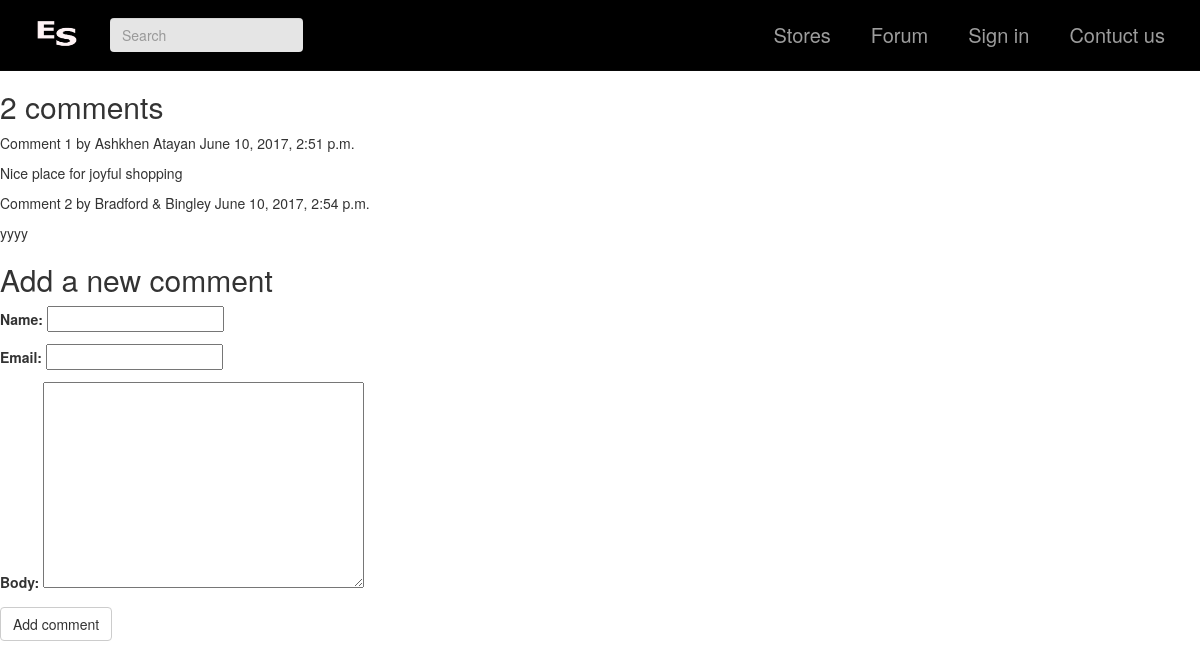
The app's page /stores/1, older data.
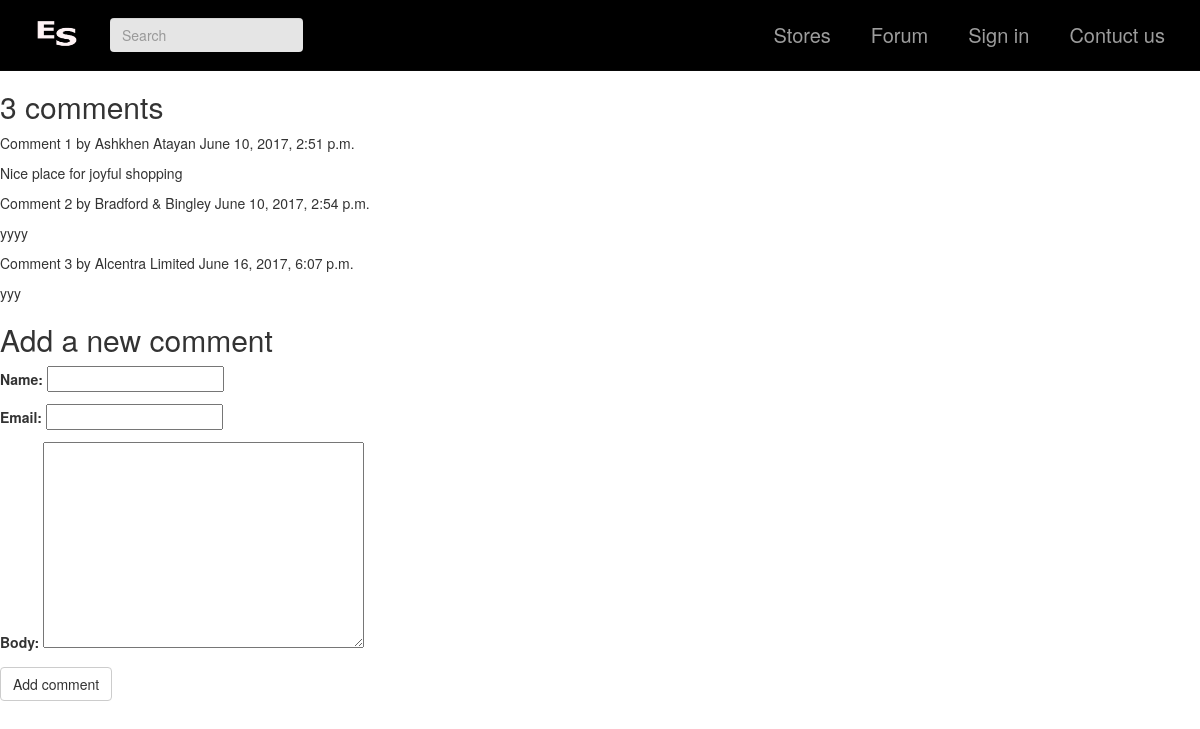
The same page, newer data.
### shop/models.py (models this page shows, shortened)
class Comment(models.Model):
    store = models.ForeignKey(Store, related_name='comments')
    name = models.CharField(max_length=80)
    email = models.EmailField()
    body = models.TextField()
    created = models.DateTimeField(auto_now=True)
    updated = models.DateTimeField(auto_now=True)
    active = models.BooleanField(default=True)
    class Meta:
        ordering = ('created',)

### shop/views.py (the view)
# urls.py: url(r'^stores/(?P<store_id>[1-9]+)$', views.store_detail, name='comments')
def store_detail(request, store_id):
    store = get_object_or_404(Store, id=store_id)
    comments = store.comments.filter(active=True)
    if request.method == 'POST':
        comment_form = CommentForm(data=request.POST)
        if comment_form.is_valid():
            new_comment = comment_form.save(commit=False)
            new_comment.store = store
            new_comment.save()
            return redirect('comments', store_id=store.id)
    else:
        comment_form = CommentForm()
        return render(request, 'shop/detail.html', {'store': store, 'comments': comments, 'comment_form': comment_form})

### shop/forms.py
class CommentForm(forms.ModelForm):
    class Meta:
         model = Comment
         fields = ('name', 'email', 'body')

### shop/templates/shop/detail.html (shortened to what this page needs)
{%extends 'shop/base.html'%}
{%block content%}
    <div comment-blog style="padding-top: 70px; padding-left: 0px; padding-right: 0px">
{% with comments.count as total_comments %}
    <h2>
    {{ total_comments }} comment{{ total_comments|pluralize }}
    </h2>
{% endwith %}
{% for comment in comments %}
    <div class="comment">
    <p class="info">
    Comment {{ forloop.counter }} by {{ comment.name }} {{ comment.created }}
    </p>
    {{ comment.body|linebreaks }}
    </div>
{% empty %}
    <p>There are no comments yet.</p>
{% endfor %}
{% if new_comment %}
    <h2>Your comment has been added.</h2>
{% else %}
    <h2>Add a new comment</h2>
    <form action="#" method="Post" class="post-form">
    {{ comment_form.as_p }}
    <button type="submit" class="save btn btn-default" >Add comment</button>
    </form>
{% endif %}
    </div>
{% endblock %}

### shop/templates/shop/base.html (shortened to what this page needs)
{%load staticfiles%}
<!DOCTYPE html>
<html lang="en">
<head>
    <link rel="shortcut icon" href={% static "shop/img/logo.png"%}
    <link href="https://maxcdn.bootstrapcdn.com/bootstrap/3.3.7/css/bootstrap.min.css" rel="stylesheet">
    <link rel="stylesheet" type="text/css" href="{% static "shop/css/font-awesome.min.css"%}">
    <link rel="stylesheet" type="text/css" href="{% static "shop/css/bootstrap.min.css"%}">
    <link rel="stylesheet" type="text/css" href="{% static "shop/css/imagehover.min.css"%}">
    <link rel="stylesheet" type="text/css" href="{% static "shop/css/style.css"%}">
    <link rel="stylesheet" href="//maxcdn.bootstrapcdn.com/bootstrap/3.2.0/css/bootstrap.min.css">
  </head>
<body >
    <nav class="navbar navbar-inverse navbar-fixed-top" style="background: black">
      <div class="container">
        <div class="navbar-header">
            <a class="navbar-brand" href="{% url 'home' %}">
                <img id="logo"  src="{%  static 'shop/img/logo.png'%}" width="50" height="35">
            </a>
            <form class="navbar-form navbar-left" role="search" method="get" action="{% url "store_search" %}">
                <div class="form-group">
                    <input type="text" class="form-control"  name="q"  placeholder="Search"  value="{{ request.GET.q }}" style="margin-top: 10px; background-color: #e5e5e5 ; border: none">
                </div>
             </form>
        </div>
        <div class="collapse navbar-collapse" id="myNavbar">
            <ul class="nav navbar-nav navbar-right">
                <li><a href="{% url "store_list" %}">Stores</a></li>
                <li><a href="#forum">Forum</a></li>
                <li><a href="#" data-target="#login" data-toggle="modal">Sign in</a></li>
                <li><a href="{% url 'home' %}#footer">Contuct us</a></li>
            </ul>
        </div>
      </div>
    </nav>
{% block content %}
{% endblock %}
 </body>
</html>

### shop/static/shop/css/style.css (style rules this page uses)
body { font-size: 15px; line-height: 1.52; color: #717f86; font-size: 16px; font-family: 'Open Sans', sans-serif; font-weight: 400; }
ol, ul { list-style: none; }
.navbar-nav > li > a { padding: 0px; margin: 10px 5px; padding: 10px 15px; }
.navbar { margin-bottom: 0px; }
.btn { padding: 10px 20px; }
#myNavbar { font-size: 20px; }

Row changes from the older to the newer data that the page shows:
added Comment: name "Alcentra Limited", created "June 16, 2017, 6:07 p.m.", body "yyy"
Text that changed along with them:
{{ total_comments }}: "2" → "3"
